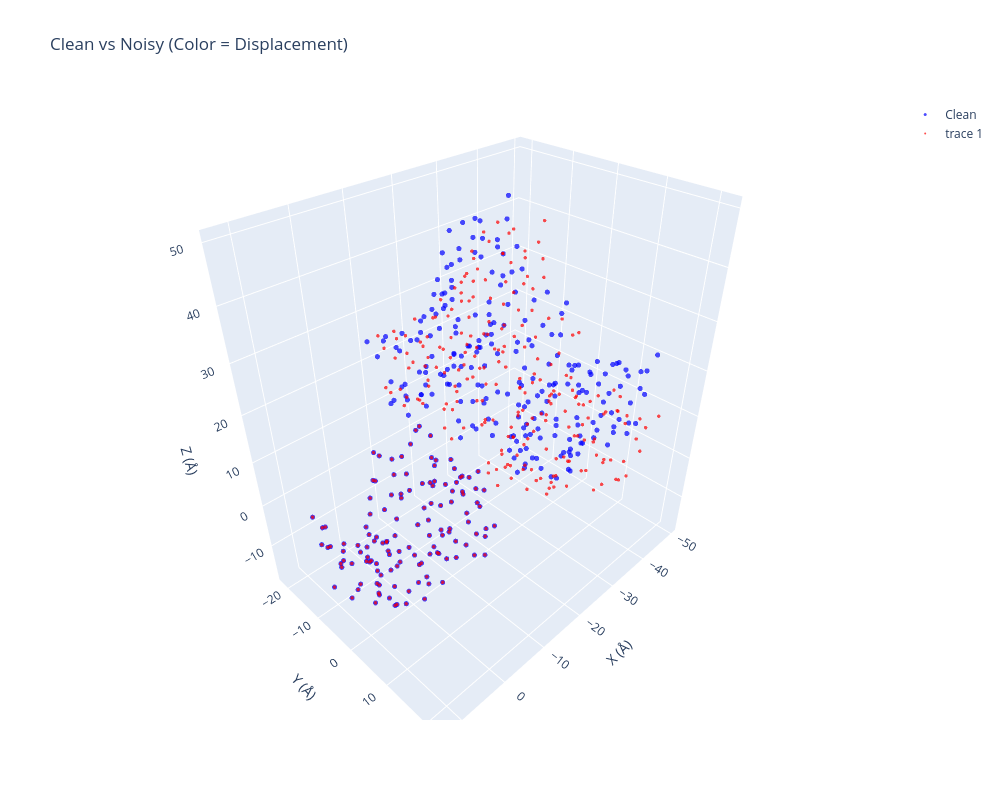
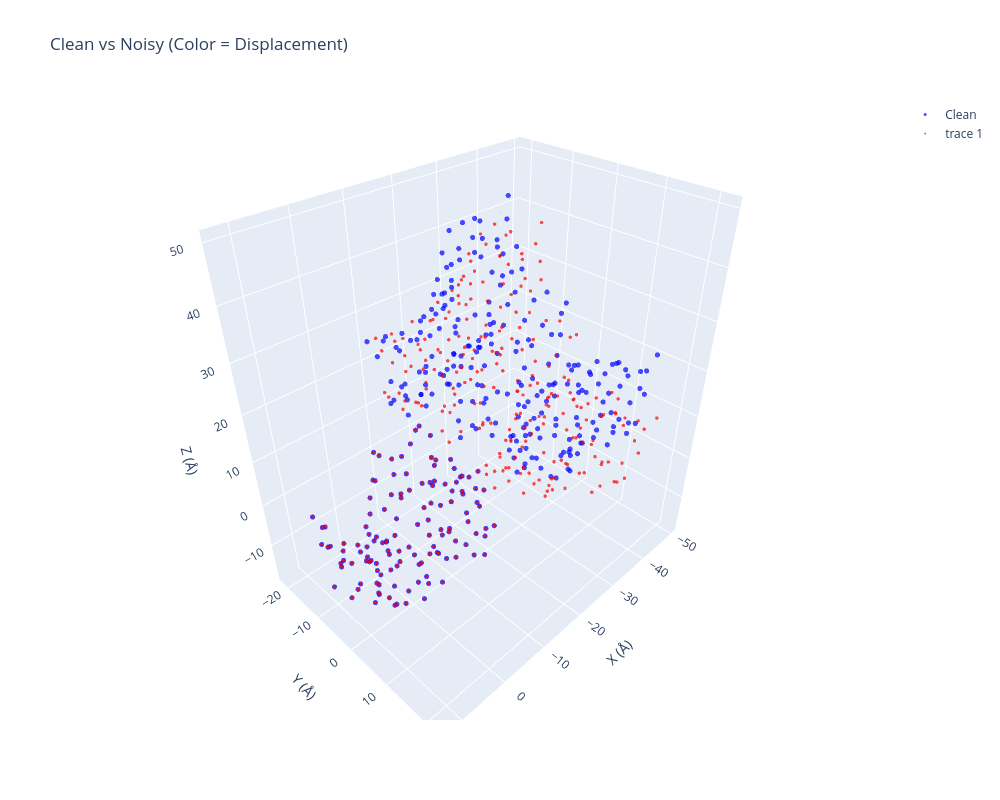

The code cell stored with these charts, in order, in its notebook:
### Markdown cell above
# 全链长，bb分析

### Code cell
import torch
import numpy as np
import plotly.graph_objects as go

def interactive_visualize(
    coords_clean: torch.Tensor,
    coords_noisy: torch.Tensor,
    atom_idx: int = 1,  # CA  # 1
    output_html: str = None
):
    """Plotly 交互式 3D 图，可旋转缩放，适合调试"""
    clean_ca = coords_clean[:, atom_idx].cpu().numpy()
    noisy_ca = coords_noisy[:, atom_idx].cpu().numpy()
    displacement = np.linalg.norm(clean_ca - noisy_ca, axis=1)
    
    fig = go.Figure()
    
    # 原始结构
    fig.add_trace(go.Scatter3d(
        x=clean_ca[:, 0], y=clean_ca[:, 1], z=clean_ca[:, 2],
        mode='markers',
        name='Clean',
        line=dict(width=2, color='blue'),
        marker=dict(size=3, color='blue', opacity=0.7)
    ))
    
    # 加噪结构（用颜色编码位移大小）
    fig.add_trace(go.Scatter3d(
        x=noisy_ca[:, 0], y=noisy_ca[:, 1], z=noisy_ca[:, 2],
        # mode='lines+markers',
        # name='Noisy',
        # marker=dict(
        #     size=5,
        #     color=displacement,
        #     colorscale='RdYlBu_r',  # 红=大扰动，蓝=小扰动
        #     colorbar=dict(title="Displacement (Å)"),
        #     opacity=0.8
        # )
        mode='markers',
        # name='Noisy',
        line=dict(width=1, color='red'),
        marker=dict(size=2, color='red', opacity=0.7)
    ))
    
    fig.update_layout(
        title="Clean vs Noisy (Color = Displacement)",
        scene=dict(
            xaxis_title='X (Å)',
            yaxis_title='Y (Å)',
            zaxis_title='Z (Å)',
            aspectmode='data'  # 保持 1:1:1 比例
        ),
        width=1000,
        height=800
    )
    
    if output_html:
        fig.write_html(output_html)
        print(f"✅ Interactive plot saved: {output_html}")
    
    fig.show()

# 加载文件
loaded_dict = torch.load(
    '/root/private_data/luog/codex/IgGM2/see/seefile/S613_1781922894.pt',
    map_location='cpu',    
    weights_only=True       
)

# interactive_visualize(
#     coords_clean = loaded_dict['clean'].squeeze(0).detach()[45:60,:,:] ,
#     coords_noisy = loaded_dict['perturb'].squeeze(0).detach()[45:60,:,:] ,
# )

# interactive_visualize(
#     coords_clean = loaded_dict['clean'].squeeze(0).detach()[45:60,:,:] ,
#     coords_noisy = loaded_dict['pre'].squeeze(0).detach()[45:60,:,:] ,)


interactive_visualize(
    coords_clean = loaded_dict['clean'].squeeze(0).detach() ,
    coords_noisy = loaded_dict['perturb'].squeeze(0).detach(),
)
interactive_visualize(
    coords_clean = loaded_dict['clean'].squeeze(0).detach(),
    coords_noisy = loaded_dict['pre'].squeeze(0).detach(),
)

# print(loaded_dict['clean'].squeeze(0).detach().shape)  # torch.Size([35, 128, 3])
# print(loaded_dict['pre'].squeeze(0).detach().shape)    # torch.Size([35, 128, 3])

### Figure 1 — Plotly figure (JSON) as saved in the notebook; plotly's stock layout.template omitted (floating-point values rounded to 4 significant figures; data arrays with more than 128 entries replaced by an {"elided": "..."} marker saying what was removed)
{"data": [{"line": {"color": "blue", "width": 2}, "marker": {"color": "blue", "opacity": 0.7, "size": 3}, "mode": "markers", "name": "Clean", "type": "scatter3d", "x": {"elided": "353 float values"}, "y": {"elided": "353 float values"}, "z": {"elided": "353 float values"}}, {"line": {"color": "red", "width": 1}, "marker": {"color": "red", "opacity": 0.7, "size": 2}, "mode": "markers", "type": "scatter3d", "x": {"elided": "353 float values"}, "y": {"elided": "353 float values"}, "z": {"elided": "353 float values"}}], "layout": {"height": 800, "scene": {"aspectmode": "data", "xaxis": {"title": {"text": "X (Å)"}}, "yaxis": {"title": {"text": "Y (Å)"}}, "zaxis": {"title": {"text": "Z (Å)"}}}, "title": {"text": "Clean vs Noisy (Color = Displacement)"}, "width": 1000}}

### Figure 2 — Plotly figure (JSON) as saved in the notebook; plotly's stock layout.template omitted (floating-point values rounded to 4 significant figures; data arrays with more than 128 entries replaced by an {"elided": "..."} marker saying what was removed)
{"data": [{"line": {"color": "blue", "width": 2}, "marker": {"color": "blue", "opacity": 0.7, "size": 3}, "mode": "markers", "name": "Clean", "type": "scatter3d", "x": {"elided": "353 float values"}, "y": {"elided": "353 float values"}, "z": {"elided": "353 float values"}}, {"line": {"color": "red", "width": 1}, "marker": {"color": "red", "opacity": 0.7, "size": 2}, "mode": "markers", "type": "scatter3d", "x": {"elided": "353 float values"}, "y": {"elided": "353 float values"}, "z": {"elided": "353 float values"}}], "layout": {"height": 800, "scene": {"aspectmode": "data", "xaxis": {"title": {"text": "X (Å)"}}, "yaxis": {"title": {"text": "Y (Å)"}}, "zaxis": {"title": {"text": "Z (Å)"}}}, "title": {"text": "Clean vs Noisy (Color = Displacement)"}, "width": 1000}}
